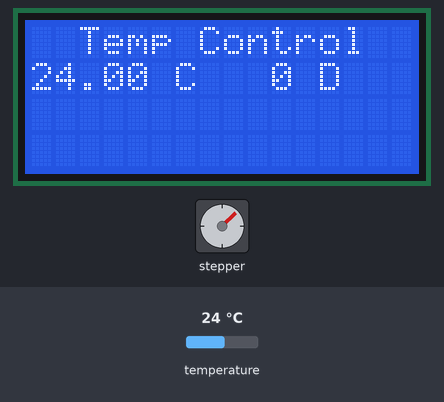
A sketch run on a simulated Arduino Uno, built with avr-gcc and run on an emulated ATmega328P. Parts: 16×4 character LCD, stepper motor. The test bench sets the inputs (shaded band); at power-on: temperature 24 °C. Stepper angles assume 200 steps per turn.

Above: at 10.5 s.
10.6 s: temperature set to 20.5 °C
At 12.43 s:
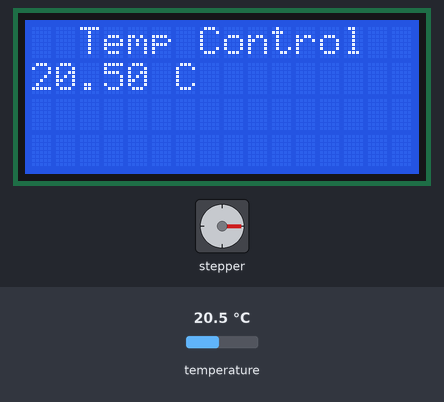
14.3 s: temperature set to 19.6 °C
At 15.2 s:
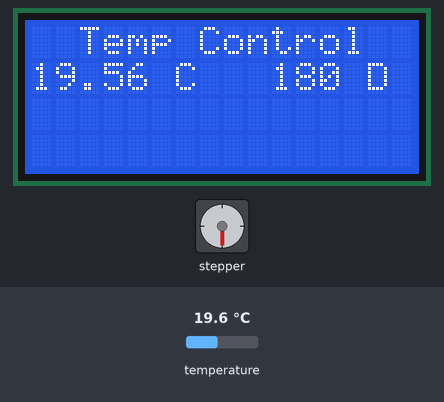
19.2 s: temperature set to 18.4 °C
At 20.9 s:
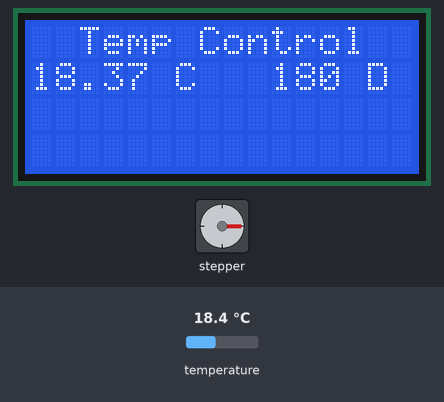
25.8 s: temperature set to 28 °C
At 33.1 s:
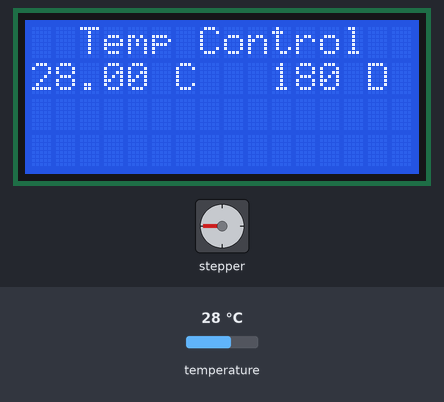
Timing chart, 0 to 36.9 s (numbered marks = the images above; inputs shaded):
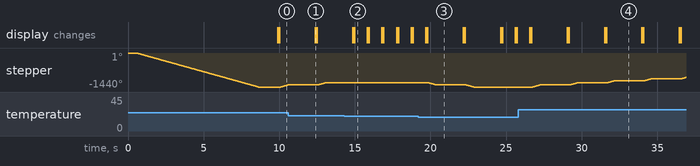

The sketch:

water_temp_control.ino
```cpp
#include <OneWire.h>
#include <DallasTemperature.h>
#include <LiquidCrystal.h>
#include <Stepper.h>

LiquidCrystal lcd(7, 6, 5, 4, 3, 2);  // lcd pins
Stepper myStepper(200, 10, 11, 12, 13); // stepper pins

#define ONE_WIRE_BUS 8 // heat sensor pin

OneWire oneWire(ONE_WIRE_BUS);

DallasTemperature sensors(&oneWire);

float Celsius = 0;
int x ;

void setup() {
  sensors.begin();
  lcd.begin(16, 4);
  lcd.print("  Temp Control");
  myStepper.setSpeed(30);
  delay(500);
  myStepper.step(-800); // close the water all the way
  delay(500);
  x = 0 ;
}

void loop() {

  sensors.requestTemperatures();

  Celsius = sensors.getTempCByIndex(0);
  lcd.setCursor(0, 1);
  lcd.print(Celsius);
  lcd.print(" C ");
  lcd.print("        ");
  delay(100);
    lcd.setCursor(10, 1);
    int y = map(x , 0 , 800 , 0 , 1440);
  lcd.print(y);
  lcd.print(" D");


  delay(100);

if ((Celsius > 20 ) && (x < 800 )) { // this will keep temp under 25 degree
    myStepper.step(50); // 50 steps of opening the water
    x = x + 50 ;
    delay(1000);

}

if ((Celsius < 19 ) && ( x > 0)) { // this will keep temp over 25 degree
   myStepper.step(-50); // 50 stop of closing the water
    x = x - 50 ;
    delay(1000);
}


}
```

Measured:
- the behaviour switches between 20.1 and 20 °C on temperature (found by bisection; images 1 and 2)
- the behaviour switches between 19 and 18.9 °C on temperature (found by bisection; images 2 and 3)
- after the input at 14.3 s, stepper: stays -1260° (without the input it goes to -1257° after 0.75 s)
- after the input at 19.2 s, stepper: turns 90° counter-clockwise in 0.48 s, then 90° counter-clockwise in 0.48 s; the display: first changes after 0.49 s (image 3 shows a later state)
- after the input at 25.8 s, stepper: turns 90° clockwise in 0.48 s, repeating every 2.5 s; the display: first changes after 0.77 s (image 4 shows a later state)
- what the display in image 2 shows lasts 0.8 s, from 15.0 s to 15.8 s
